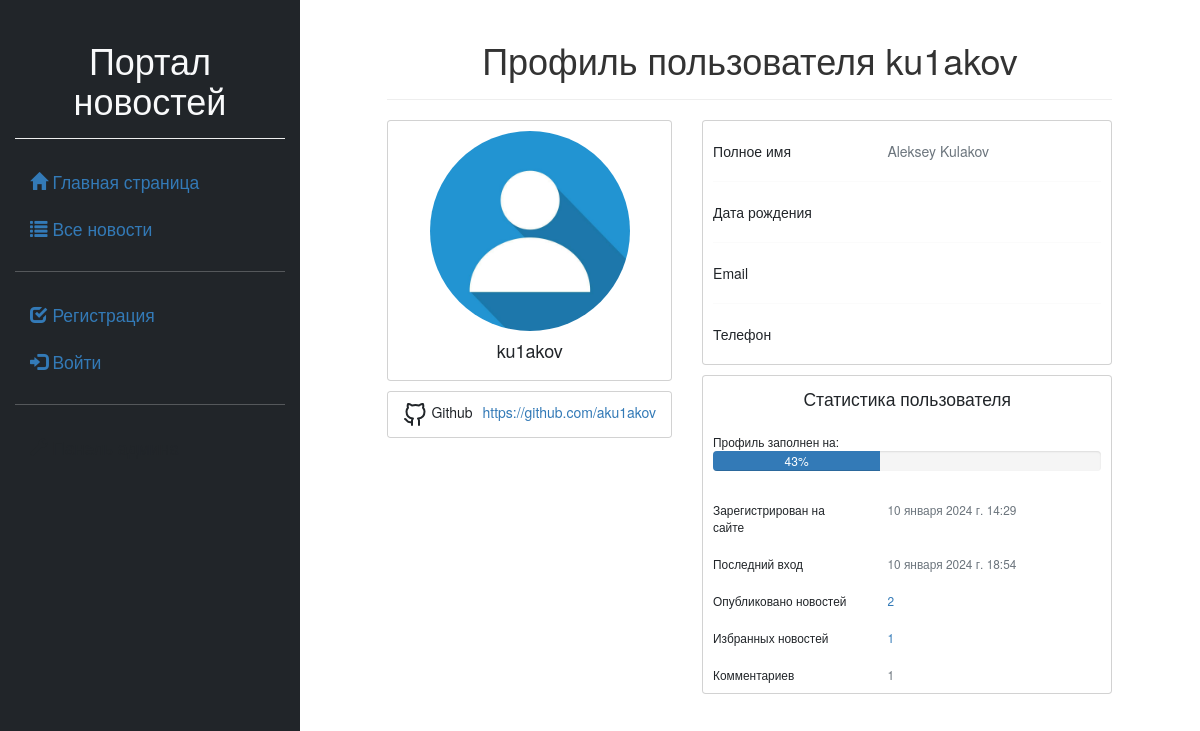
Page /users/profile/28 on the committed database.
### users/models.py (models this page shows, shortened)
class Profile(models.Model):
    user = models.OneToOneField(User, on_delete=models.CASCADE,
                                primary_key=True, verbose_name='Пользователь')
    nickname = models.CharField(verbose_name='Никнейм', max_length=100)
    birthdate = models.DateField(verbose_name='Дата рождения', blank=True, null=True)
    website = models.URLField(verbose_name='Персональный сайт', blank=True)
    github = models.URLField(verbose_name='Github', blank=True)
    phone = models.CharField(verbose_name='Телефон', max_length=20, blank=True)
    image = models.ImageField(verbose_name='Иконка', default='default_profile.jpg',
                              upload_to='profile_img')
    def art_count(self):
        return Article.objects.filter(author=self.user).count()
    def com_count(self):
        return Comment.objects.filter(author=self.user).count()
    class Meta:
        verbose_name = 'Профиль'
        verbose_name_plural = 'Профили пользователей'

### users/views.py (the view)
# urls.py: path('profile/<int:id>', views.profile_detail, name='profile'),
def profile_detail(request, id):
    profile = Profile.objects.select_related('user').get(user_id=id)
    f_count = FavoriteArticle.objects.filter(user=id).count()
    user = User.objects.get(id=id)
    user_info = [user.first_name, user.last_name, user.email,
                 profile.birthdate, profile.phone, profile.website, profile.github]
    complete = round(sum([bool(element) for element in user_info]) / len(user_info) * 100)
    context = {'profile': profile,
               'user': user,
               'complete': complete,
               'f_count': f_count,
               }
    return render(request, 'users/profile_detail.html', context)

### users/templates/users/profile_detail.html (shortened to what this page needs)
{% extends 'first/base.html' %}
{% load static %}
{% load bootstrap5 %}
{% load crispy_forms_tags %}
{% block content %}
<div class="page-header text-center">
    <h1> Профиль пользователя {{ user.username }} </h1>
</div>
<div class="row gutters-sm">
    <div class="col-md-5">
        <div class="card">
            <div class="card-body">
                <div class="d-flex flex-column align-items-center text-center">
                    <img src="{{ profile.image.url }}" class="rounded-circle" width="200">
                    <div>
                        <h4> {{ user.username }} </h4>
                    </div>
                </div>
            </div>
        </div>
        {% if profile.website or profile.github %}
        <div class="card mt-3">
            <ul class="list-group list-group-flush mt-0 mb-0">
                {% if profile.github %}
                <li class="list-group-item d-flex justify-content-between flex-wrap">
                    <div>
                        Github
                    </div>
                    <a href="{{ profile.github }}">{{ profile.github }}</a>
                </li>
                {% endif %}
            </ul>
        </div>
        {% endif %}
    </div>
    <div class="col-md-7">
        <div class="card mb-3">
            <div class="card-body">
                <div class="row mt-3">
                    <div class="col-sm-5">
                        Полное имя
                    </div>
                    <div class="col-sm-7 text-secondary">
                        {{ user.first_name }} {{ user.last_name }}
                    </div>
                </div>
                <hr>
                <div class="row">
                    <div class="col-sm-5">
                        Дата рождения
                    </div>
                    <div class="col-sm-7 text-secondary">
                    </div>
                </div>
                <hr>
                <div class="row">
                    <div class="col-sm-5">
                        Email
                    </div>
                    <div class="col-sm-7 text-secondary">
                    </div>
                </div>
                <hr>
                <div class="row mb-3">
                    <div class="col-sm-5">
                        Телефон
                    </div>
                    <div class="col-sm-7 text-secondary">
                    </div>
                </div>
            </div>
        </div>
        <div class="row gutters-sm">
            <div class="col-sm-12 mb-3">
                <div class="card h-100">
                    <div class="card-body">
                        <div class="text-center fs-3">
                            Статистика пользователя
                        </div>
                        <br>
                        <div>
                            <small>
                                Профиль заполнен на:
                                <div class="progress mb-3" style="height: 20px">
                                    <div class="progress-bar" role="progressbar" style="width: {{ complete }}%;"
                                         aria-valuenow="00" aria-valuemin="0" aria-valuemax="100">{{ complete }}%
                                    </div>
                                </div>
                                <br>
                                <div class="row">
                                    <div class="col-sm-5">
                                        Зарегистрирован на сайте
                                    </div>
                                    <div class="col-sm-7 text-secondary">
                                        {{ user.date_joined }}
                                    </div>
                                </div>
                                <br>
                                <div class="row">
                                    <div class="col-sm-5">
                                        Последний вход
                                    </div>
                                    <div class="col-sm-7 text-secondary">
                                        {{ user.last_login }}
                                    </div>
                                </div>
                                <br>
                                {% if user.groups.first.name == 'Author' and profile.art_count > 0 %}
                                <div class="row">
                                    <div class="col-sm-5">
                                        Опубликовано новостей
                                    </div>
                                    <div class="col-sm-7 text-secondary">
                                        <a href="{% url 'news_search' 'author' user.id %}">{{ profile.art_count }}</a>
                                    </div>
                                </div>
                                <br>
                                {% endif %}
                                {% if f_count > 0 %}
                                <div class="row">
                                    <div class="col-sm-5">
                                        Избранных новостей
                                    </div>
                                    <div class="col-sm-7 text-secondary">
                                        <a href="{% url 'news_search' 'bookmark' user.id %}">{{ f_count }}</a>
                                    </div>
                                </div>
                                <br>
                                {% endif %}
                                <div class="row">
                                    <div class="col-sm-5">
                                        Комментариев
                                    </div>
                                    <div class="col-sm-7 text-secondary">
                                        {{ profile.com_count }}
                                    </div>
                                </div>
                            </small></div>
                    </div>
                </div>
            </div>
        </div>
    </div>
</div>
{% endblock %}

### rows in the picture
Profile: image (placeholder picture), github "https://github.com/aku1akov", art_count "2", com_count "1"

### other values in the picture
{{ user.username }} "ku1akov"
{{ user.first_name }} "Aleksey"
{{ user.last_name }} "Kulakov"
{{ complete }} "43"
{{ user.date_joined }} "10 января 2024 г. 14:29"
{{ user.last_login }} "10 января 2024 г. 18:54"
{{ f_count }} "1"
